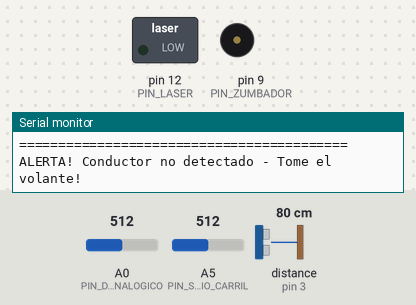
Simulated run of this sketch. Board: Arduino Uno, built with avr-gcc and run on an emulated ATmega328P. On the bench: switched loads named in the sketch (green lamp = pin HIGH), buzzer (waves = sounding), the last lines printed to the serial monitor. Wiring (inferred from the names in the program): ultrasonic range finder: trigger pin 2; echo pin 3. Dashed ring = blinking. The inputs (shaded band) are chosen by the test bench; at power-on: distance to the obstacle (sensor on pin 3) 80 cm, A0 (PIN_DETECCION_CONDUCTOR_ANALOGICO) = 512, A5 (PIN_SENSOR_CAMBIO_CARRIL) = 512. The echo pulse lasts 58.3 µs per cm; pins used as bus, display or sensor lines are not drawn.

Above: at 3.2 s.
3.3 s: distance to the obstacle (sensor on pin 3) set to 2 cm
At 3.41 s:
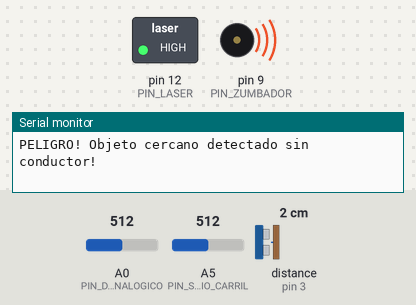
At 4.29 s:
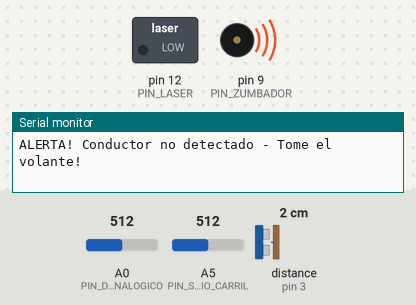
6.3 s: A0 (PIN_DETECCION_CONDUCTOR_ANALOGICO) set to 309
9.3 s: A0 (PIN_DETECCION_CONDUCTOR_ANALOGICO) set to 285
At 10.2 s:
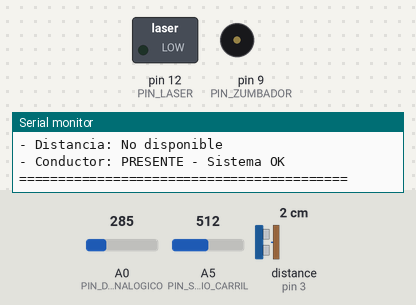
10.9 s: A5 (PIN_SENSOR_CAMBIO_CARRIL) set to 417
12.4 s: A5 (PIN_SENSOR_CAMBIO_CARRIL) set to 385
Timing chart, 0 to 15.4 s (numbered marks = the images above; inputs shaded):
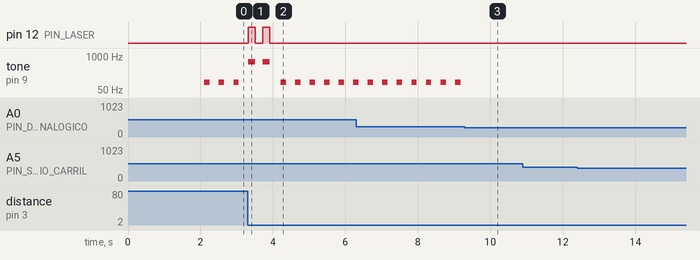

The sketch:

nodo3_v5.ino
```cpp
#include <Arduino.h>

// =============================================
// DEFINICIÓN DE PINES DEL SISTEMA
// =============================================
const int PIN_SENSOR_CAMBIO_CARRIL = A5;
const int PIN_ZUMBADOR = 9;
const int PIN_DETECCION_CONDUCTOR_ANALOGICO = A0;
const int PIN_ULTRASONICO_DISPARADOR = 2;
const int PIN_ULTRASONICO_ECO = 3;
const int PIN_LASER = 12;

// =============================================
// CONSTANTES DEL SISTEMA
// =============================================
const int UMBRAL_DISTANCIA_CRITICA = 20;
const int UMBRAL_DISTANCIA_PRECAUCION = 30;
const int UMBRAL_CONDUCTOR = 300;  // Valor para detectar conductor
const int UMBRAL_CARRIL_NEGRO = 400;  // Valor para superficie negra (carretera)
const int UMBRAL_CARRIL_BLANCO = 700; // Valor para línea blanca
const unsigned long TIEMPO_ESPERA_ULTRASONICO = 30000UL;
const int RETARDO_BUCLE = 100;
const int DURACION_INTERMITENCIA = 200;
const unsigned long INTERVALO_MEDICION = 50UL;
const unsigned long INTERVALO_CARRIL = 100UL; // Para evitar falsos positivos

// =============================================
// VARIABLES GLOBALES
// =============================================
unsigned long ultimaMedicionUltrasonica = 0;
unsigned long ultimaLecturaCarril = 0;
bool estadoCarrilAnterior = true; // true = negro, false = blanco
bool cambioCarrilConfirmado = false;
unsigned long tiempoUltimoCambioCarril = 0;

// =============================================
// ESTRUCTURA PARA ORGANIZAR EL ESTADO DEL SISTEMA
// =============================================
struct EstadoSistema {
  bool cambioCarrilDetectado;
  bool conductorPresente;
  int distanciaObjeto;
  bool objetoCercano;
};

// Variables para evitar spam de mensajes
char ultimoMensaje[100] = "";
char ultimoMensajeInfo[500] = "";

// =============================================
// CONFIGURACIÓN INICIAL DEL SISTEMA
// =============================================
void setup() {
  Serial.begin(9600); // Velocidad de comunicación

  // Configuración de pines
  pinMode(PIN_LASER, OUTPUT);
  pinMode(PIN_SENSOR_CAMBIO_CARRIL, INPUT);
  pinMode(PIN_DETECCION_CONDUCTOR_ANALOGICO, INPUT);
  pinMode(PIN_ULTRASONICO_DISPARADOR, OUTPUT);
  pinMode(PIN_ULTRASONICO_ECO, INPUT);
  pinMode(PIN_ZUMBADOR, OUTPUT);

  // Estado inicial seguro
  digitalWrite(PIN_ULTRASONICO_DISPARADOR, LOW);
  digitalWrite(PIN_LASER, LOW);
  noTone(PIN_ZUMBADOR);

  Serial.println("=== SISTEMA DE ASISTENCIA AL CONDUCTOR ===");
  Serial.println("Sistema iniciado correctamente");
  Serial.println("Envie 'd' para informacion de debug");
  Serial.println("==========================================");
  delay(2000);
}

// =============================================
// BUCLE PRINCIPAL DEL PROGRAMA
// =============================================
void loop() {
  EstadoSistema estado = leerSensores();

  // Debug: envía 'd' por serial para información detallada
  if (Serial.available() && Serial.read() == 'd') {
    imprimirInfoDebug(estado);
  }

  procesarLogicaAlarma(estado);
  delay(RETARDO_BUCLE);
}

// =============================================
// FUNCIÓN PARA LEER TODOS LOS SENSORES
// =============================================
EstadoSistema leerSensores() {
  EstadoSistema estado;

  // Lectura del sensor de cambio de carril (detección negro -> blanco)
  estado.cambioCarrilDetectado = detectarCambioCarril();

  // Lectura del sensor de detección del conductor
  int valorSensorConductor = analogRead(PIN_DETECCION_CONDUCTOR_ANALOGICO);
  estado.conductorPresente = (valorSensorConductor < UMBRAL_CONDUCTOR);

  // Lectura del sensor ultrasónico
  estado.distanciaObjeto = leerDistanciaUltrasonica();
  estado.objetoCercano = (estado.distanciaObjeto > 0 && estado.distanciaObjeto < UMBRAL_DISTANCIA_CRITICA);

  return estado;
}

// =============================================
// FUNCIÓN PARA DETECTAR CAMBIO DE CARRIL (NEGRO -> BLANCO)
// =============================================
bool detectarCambioCarril() {
  // Limita la frecuencia de lectura para estabilidad, evitando lecturas demasiado rápidas
  // Si no ha pasado suficiente tiempo desde la última lectura, devuelve el estado actual confirmado.
  if (millis() - ultimaLecturaCarril < INTERVALO_CARRIL) {
    return cambioCarrilConfirmado;
  }

  // Lee el valor analógico del sensor de cambio de carril.
  int valorCarril = analogRead(PIN_SENSOR_CAMBIO_CARRIL);
  bool estadoActual; // Variable para almacenar el estado actual del carril (negro o blanco).

  // Determina si el sensor está sobre una superficie negra (carretera) o blanca (línea).
  // Los umbrales UMBRAL_CARRIL_NEGRO y UMBRAL_CARRIL_BLANCO definen estos rangos.
  if (valorCarril < UMBRAL_CARRIL_NEGRO) {
    estadoActual = true; // 'true' representa superficie negra (carretera).
  } else if (valorCarril > UMBRAL_CARRIL_BLANCO) {
    estadoActual = false; // 'false' representa superficie blanca (línea).
  } else {
    // Si el valor está entre los umbrales (zona intermedia), mantiene el estado anterior
    // para evitar fluctuaciones y reinicia el temporizador de última lectura.
    ultimaLecturaCarril = millis();
    return cambioCarrilConfirmado;
  }

  // Detecta una transición de negro a blanco.
  // Si el estado anterior era negro ('!estadoCarrilAnterior') y el actual es blanco ('estadoActual'),
  // se confirma el cambio de carril y se registra el tiempo.
  if (!estadoCarrilAnterior && estadoActual) {
    cambioCarrilConfirmado = true;
    tiempoUltimoCambioCarril = millis();
  }

  // Reinicia la bandera de 'cambioCarrilConfirmado' después de un tiempo determinado (3 segundos).
  // Esto evita que una detección de cambio de carril permanezca activa indefinidamente.
  if (cambioCarrilConfirmado && (millis() - tiempoUltimoCambioCarril > 3000)) {
    cambioCarrilConfirmado = false;
  }

  // Actualiza el estado del carril para la próxima comparación y el tiempo de la última lectura.
  estadoCarrilAnterior = estadoActual;
  ultimaLecturaCarril = millis();

  // Devuelve si se ha confirmado un cambio de carril.
  return cambioCarrilConfirmado;
}

// =============================================
// FUNCIÓN PARA MEDIR DISTANCIA CON SENSOR ULTRASÓNICO
// =============================================
int leerDistanciaUltrasonica() {
  // Evita mediciones muy frecuentes
  if (millis() - ultimaMedicionUltrasonica < INTERVALO_MEDICION) {
    return -1;
  }

  // Secuencia para activar el sensor HC-SR04
  digitalWrite(PIN_ULTRASONICO_DISPARADOR, LOW);
  delayMicroseconds(2);
  digitalWrite(PIN_ULTRASONICO_DISPARADOR, HIGH);
  delayMicroseconds(10);
  digitalWrite(PIN_ULTRASONICO_DISPARADOR, LOW);

  // Mide el tiempo con timeout
  long duracion = pulseIn(PIN_ULTRASONICO_ECO, HIGH, TIEMPO_ESPERA_ULTRASONICO);
  ultimaMedicionUltrasonica = millis();

  if (duracion == 0) {
    return -1; // Error de timeout
  }

  // Conversión a centímetros
  int distancia = duracion / 59;

  // Filtro de valores válidos (2cm - 400cm para HC-SR04)
  if (distancia < 2 || distancia > 400) {
    return -1;
  }

  return distancia;
}

// =============================================
// LÓGICA PRINCIPAL DE PROCESAMIENTO DE ALARMAS
// =============================================
void procesarLogicaAlarma(EstadoSistema estado) {
  // Reinicia alarmas
  digitalWrite(PIN_LASER, LOW);
  noTone(PIN_ZUMBADOR);

  // CONDICIÓN PRINCIPAL: Si hay conductor, NO se activa ninguna alarma
  if (estado.conductorPresente) {
    establecerEstadoSeguro("CONDUCTOR DETECTADO - Sistema en monitoreo");
    imprimirInformacionSegura(estado);
    return;
  }

  // === ALARMAS CUANDO NO HAY CONDUCTOR ===

  // CONDICIÓN 1: ALARMA CRÍTICA - Objeto cercano + Cambio carril + Sin conductor
  if (estado.objetoCercano && estado.cambioCarrilDetectado) {
    alarmaMaxima("PELIGRO EXTREMO! Objeto cercano y cambio de carril sin conductor!");
  }
  // CONDICIÓN 2: ALARMA ALTA - Solo objeto cercano + Sin conductor
  else if (estado.objetoCercano) {
    alarmaPorObjeto("PELIGRO! Objeto cercano detectado sin conductor!");
  }
  // CONDICIÓN 3: ALARMA MEDIA - Solo cambio carril + Sin conductor
  else if (estado.cambioCarrilDetectado) {
    alarmaPorCarril("ATENCION! Cambio de carril detectado sin conductor!");
  }
  // CONDICIÓN 4: ALARMA BÁSICA - Sin conductor (pero sin otros peligros)
  else {
    alarmaSinConductor("ALERTA! Conductor no detectado - Tome el volante!");
  }
}

// =============================================
// FUNCIONES DE CONTROL DE ALARMAS
// =============================================

void establecerEstadoSeguro(const char* mensaje) {
  if (strcmp(mensaje, ultimoMensaje) != 0) {
    Serial.println(mensaje);
    strcpy(ultimoMensaje, mensaje);
  }
}

void alarmaMaxima(const char* mensaje) {
  // Alarma crítica: Tono muy agudo + Láser intermitente rápido
  if (strcmp(mensaje, ultimoMensaje) != 0) {
    Serial.println(mensaje);
    strcpy(ultimoMensaje, mensaje);
  }

  // Patrón: 3 tonos agudos + láser intermitente muy rápido
  for (int i = 0; i < 3; i++) {
    tone(PIN_ZUMBADOR, 1000); // Tono muy agudo
    digitalWrite(PIN_LASER, HIGH);
    delay(100);
    noTone(PIN_ZUMBADOR);
    digitalWrite(PIN_LASER, LOW);
    delay(100);
  }
}

void alarmaPorObjeto(const char* mensaje) {
  // Alarma por objeto: Tono medio + Láser intermitente normal
  if (strcmp(mensaje, ultimoMensaje) != 0) {
    Serial.println(mensaje);
    strcpy(ultimoMensaje, mensaje);
  }

  // Patrón: 2 tonos medios + láser intermitente
  for (int i = 0; i < 2; i++) {
    tone(PIN_ZUMBADOR, 600); // Tono medio
    digitalWrite(PIN_LASER, HIGH);
    delay(DURACION_INTERMITENCIA);
    noTone(PIN_ZUMBADOR);
    digitalWrite(PIN_LASER, LOW);
    delay(DURACION_INTERMITENCIA);
  }
}

void alarmaPorCarril(const char* mensaje) {
  // Alarma por carril: Tono bajo + Láser intermitente lento
  if (strcmp(mensaje, ultimoMensaje) != 0) {
    Serial.println(mensaje);
    strcpy(ultimoMensaje, mensaje);
  }

  // Patrón: 1 tono largo bajo + láser intermitente lento
  tone(PIN_ZUMBADOR, 400); // Tono bajo
  digitalWrite(PIN_LASER, HIGH);
  delay(400);
  noTone(PIN_ZUMBADOR);
  digitalWrite(PIN_LASER, LOW);
  delay(400);
}

void alarmaSinConductor(const char* mensaje) {
  // Alarma básica: Solo tono suave sin láser
  if (strcmp(mensaje, ultimoMensaje) != 0) {
    Serial.println(mensaje);
    strcpy(ultimoMensaje, mensaje);
  }

  // Patrón: Tono grave intermitente
  tone(PIN_ZUMBADOR, 100);
  delay(150);
  noTone(PIN_ZUMBADOR);
  delay(150);
}

// =============================================
// FUNCIÓN PARA MOSTRAR INFORMACIÓN EN MODO SEGURO
// =============================================
void imprimirInformacionSegura(EstadoSistema estado) {
  char mensajeBuffer[500];
  strcpy(mensajeBuffer, "\n--- Estado del Vehiculo (Modo Seguro) ---\n");

  // Información de cambio de carril
  if (estado.cambioCarrilDetectado) {
    strcat(mensajeBuffer, "- Cambio de carril: DETECTADO\n");
  } else {
    strcat(mensajeBuffer, "- Cambio de carril: NO DETECTADO\n");
  }

  // Información de distancia
  if (estado.distanciaObjeto > 0) {
    char distanciaStr[100];
    if (estado.distanciaObjeto < UMBRAL_DISTANCIA_CRITICA) {
      sprintf(distanciaStr, "- Distancia: %d cm (OBJETO CERCANO)\n", estado.distanciaObjeto);
    } else if (estado.distanciaObjeto < UMBRAL_DISTANCIA_PRECAUCION) {
      sprintf(distanciaStr, "- Distancia: %d cm (Precaucion)\n", estado.distanciaObjeto);
    } else {
      sprintf(distanciaStr, "- Distancia: %d cm (Segura)\n", estado.distanciaObjeto);
    }
    strcat(mensajeBuffer, distanciaStr);
  } else {
    strcat(mensajeBuffer, "- Distancia: No disponible\n");
  }

  strcat(mensajeBuffer, "- Conductor: PRESENTE - Sistema OK\n");
  strcat(mensajeBuffer, "==========================================\n");

  // Solo imprime si el mensaje ha cambiado
  if (strcmp(mensajeBuffer, ultimoMensajeInfo) != 0) {
    Serial.print(mensajeBuffer);
    strcpy(ultimoMensajeInfo, mensajeBuffer);
  }
}

// =============================================
// FUNCIÓN DE DEBUG
// =============================================
void imprimirInfoDebug(EstadoSistema estado) {
  Serial.println("\n========== DEBUG ==========");

  // Valores raw de sensores
  int valorConductor = analogRead(PIN_DETECCION_CONDUCTOR_ANALOGICO);
  int valorCarril = analogRead(PIN_SENSOR_CAMBIO_CARRIL);

  Serial.print("Sensor conductor (raw): ");
  Serial.print(valorConductor);
  Serial.print(" | Umbral: ");
  Serial.print(UMBRAL_CONDUCTOR);
  Serial.print(" | Estado: ");
  Serial.println(estado.conductorPresente ? "PRESENTE" : "AUSENTE");

  Serial.print("Sensor carril (raw): ");
  Serial.print(valorCarril);
  Serial.print(" | Estado superficie: ");
  if (valorCarril < UMBRAL_CARRIL_NEGRO) {
    Serial.print("NEGRO (carretera)");
  } else if (valorCarril > UMBRAL_CARRIL_BLANCO) {
    Serial.print("BLANCO (linea)");
  } else {
    Serial.print("INTERMEDIO");
  }
  Serial.print(" | Cambio detectado: ");
  Serial.println(estado.cambioCarrilDetectado ? "SI" : "NO");

  Serial.print("Distancia ultrasonica: ");
  if (estado.distanciaObjeto != -1) {
    Serial.print(estado.distanciaObjeto);
    Serial.print(" cm | Objeto cercano: ");
    Serial.println(estado.objetoCercano ? "SI" : "NO");
  } else {
    Serial.println("ERROR DE LECTURA");
  }

  Serial.print("Estado del sistema: ");
  if (estado.conductorPresente) {
    Serial.println("MODO SEGURO (Conductor presente)");
  } else {
    Serial.println("MODO ALARMA (Sin conductor)");
  }

  Serial.println("=====================================\n");
}
```

Measured:
- the behaviour switches between 300 and 299 on A0 (PIN_DETECCION_CONDUCTOR_ANALOGICO) (found by bisection; images 2 and 3)
- after the input at 3.3 s, pin 12 (PIN_LASER): alternates HIGH for 0.20 s and LOW for 0.20 s, 4 changes in all, then stays LOW, starting at once
- after the input at 9.3 s, tone on pin 9 (PIN_ZUMBADOR): stops changing and stays silent
- after the input at 10.9 s, every drawn part: stays the same
- by itself, tone on pin 9 (PIN_ZUMBADOR): alternates 100 Hz for 0.15 s and silent for 0.25 s
